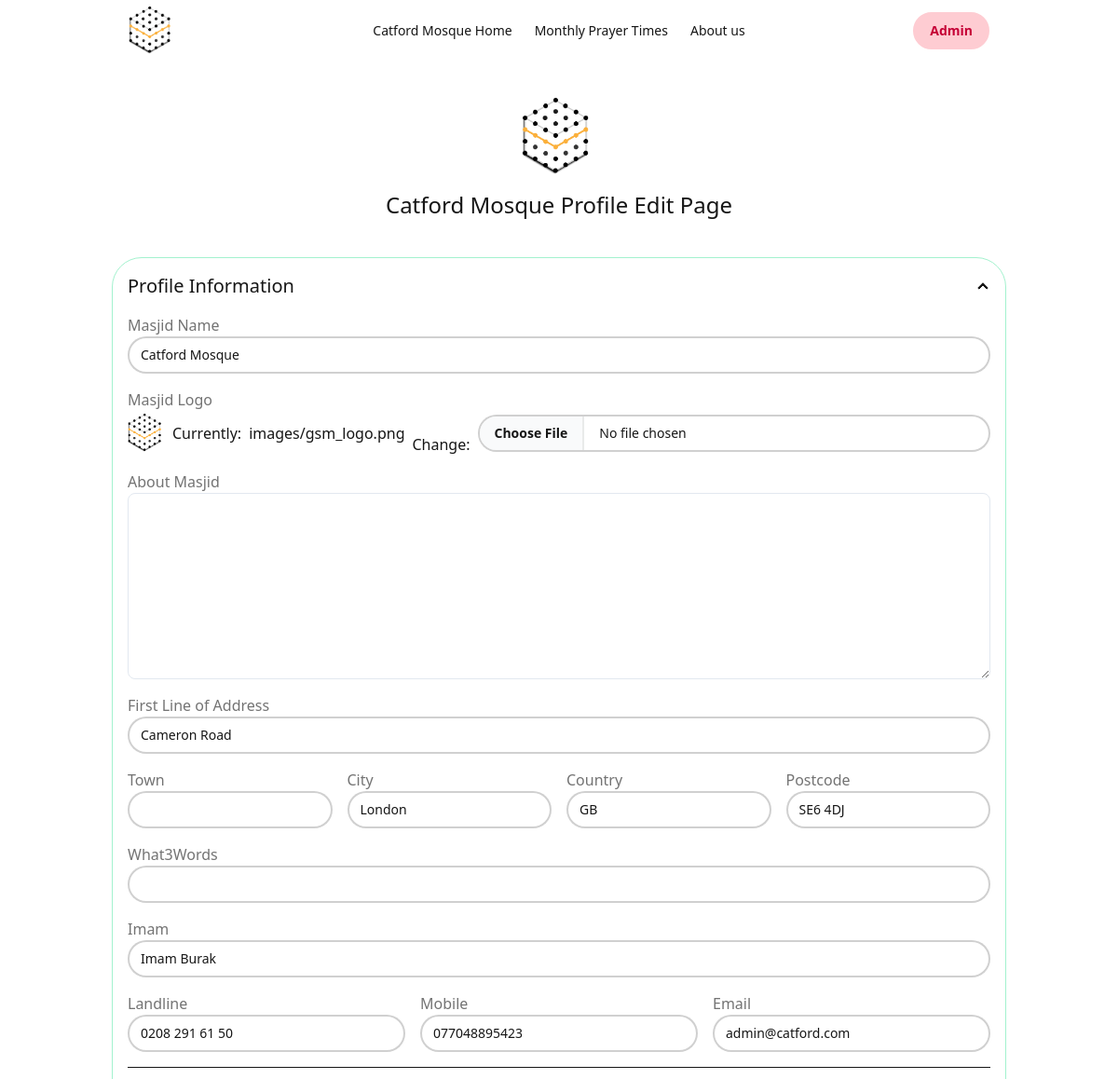
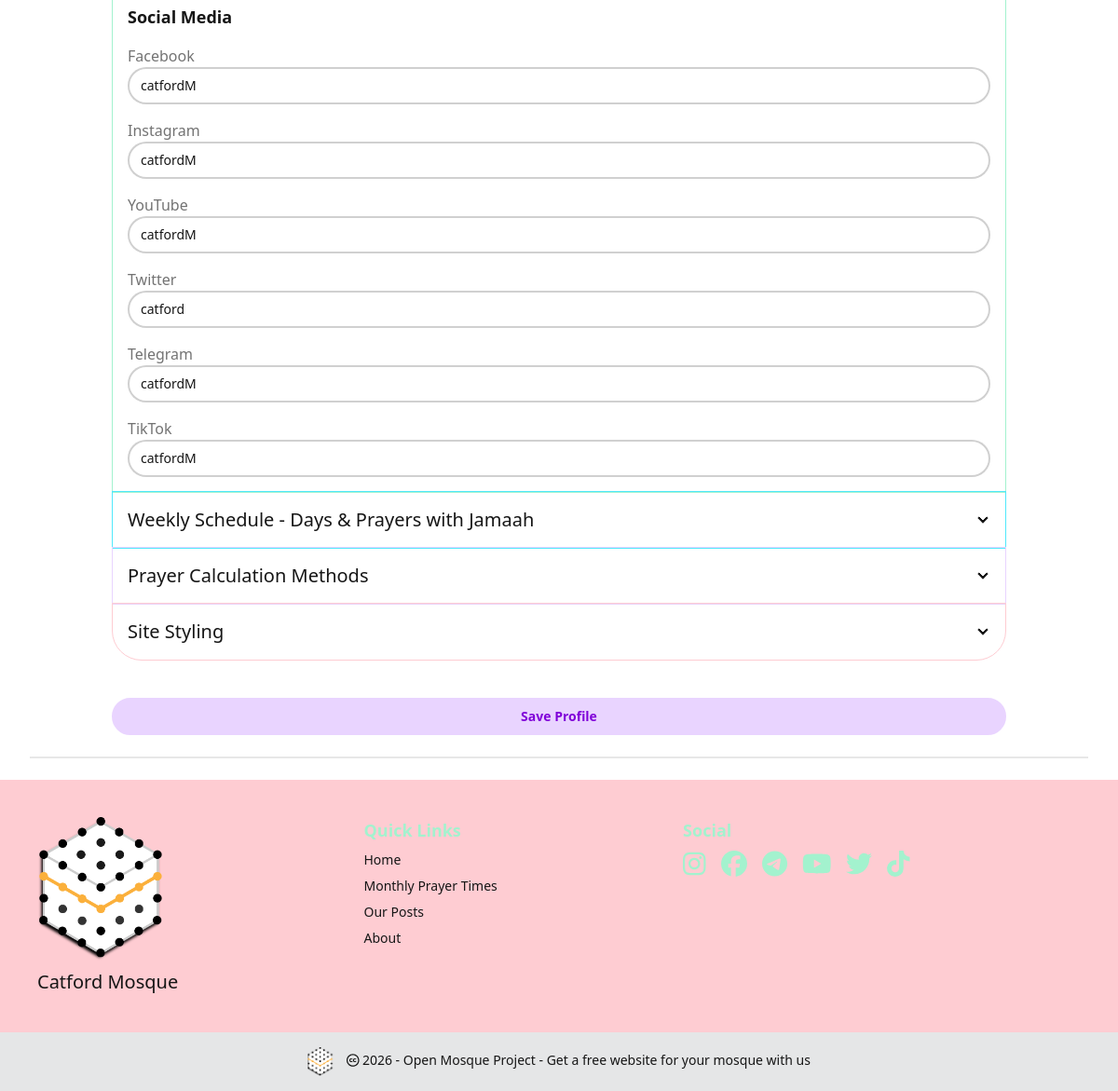
/edit_profile/ (signed in), run on the app's committed database (2 pictures, top to bottom).
### masjidConfig/models.py (models this page shows, shortened)
class CentreProfile(SingletonModel):
    maintenance_mode = models.BooleanField(default=False)
    masjid_Name = models.CharField(trans("Name of mosque"), max_length=255, default='Open Mosque Project')
    masjid_Logo = models.ImageField(upload_to='images/', default='images/gsm_logo.png')
    masjid_Photo = models.ImageField(upload_to='images/', blank=True)
    established = models.DateField(blank=True, null=True)
    about = models.TextField(max_length=2000, blank=True)
    address1 = models.CharField(max_length=255, blank=True)
    town = models.CharField(max_length=255, blank=True)
    city = models.CharField(max_length=255, default='London')
    country = models.CharField(max_length=255, default='GB')
    postcode = models.CharField(max_length=10, blank=True)
    method = models.IntegerField(choices=PRAYER_CALC_CHOICES, default=3)
    shafaq = models.CharField(max_length=10, choices=SHAFAQ_CHOICES, default=GEN)
    school = models.IntegerField(choices=SCHOOL_CHOICES, default=SHAFI)
    latitude = models.DecimalField(max_digits=9, decimal_places=6, default=51.443909)
    longitude = models.DecimalField(max_digits=9, decimal_places=6, default=0.219730)
    weekly_schedule = models.JSONField(default=get_default_schedule, help_text="Schedule of operating days and prayers with jamaah times")
    fajr_jamaah_minutes = models.CharField(max_length=255, choices=FAJR_JAMAAH, blank=True)
    dhuhr_jamaah_minutes = models.CharField(max_length=255, choices=DHUHR_JAMAAH, blank=True)
    asr_jamaah_minutes = models.CharField(max_length=255, choices=ASR_JAMAAH, blank=True)
    maghrib_jamaah_minutes = models.CharField(max_length=255, choices=MAGHRIB_JAMAAH, blank=True)
    isha_jamaah_minutes = models.CharField(max_length=255, choices=ISHA_JAMAAH, blank=True)
    theme_choice = models.CharField(max_length=255, choices=COLOR_CHOICES, default='light')
    facebook = models.CharField(max_length=255, blank=True)
    instagram = models.CharField(max_length=255, blank=True)
    youtube = models.CharField(max_length=255, blank=True)
    telegram = models.CharField(max_length=255, blank=True)
    twitter = models.CharField(max_length=255, blank=True)
    tiktok = models.CharField(max_length=255, blank=True)
    imam = models.CharField(max_length=255, blank=True)
    landline = models.CharField(max_length=255, blank=True)
    mobile = models.CharField(max_length=255, blank=True)
    email = models.CharField(max_length=255, blank=True)
    what3words = models.CharField(max_length=255, blank=True)
    class Meta:
        verbose_name = trans("Site Configuration")
    """
    Adjustments we have not currently added

    Tune - "tune" (string) -
    Comma Separated String of integers to offset timings returned by the API in minutes. Example: 5,3,5,7,9,7. See https://aladhan.com/calculation-methods

    "midnightMode" (number) -
    0 for Standard (Mid Sunset to Sunrise), 1 for Jafari (Mid Sunset to Fajr). If you leave this empty, it defaults to Standard.

    "timezonestring" (string) -
    A valid timezone name as specified on http://php.net/manual/en/timezones.php . Example: Europe/London. If you do not specify this, we'll calcuate it using the co-ordinates you provide.

    "latitudeAdjustmentMethod" (number) -
    Method for adjusting times higher latitudes - for instance, if you are checking timings in the UK or Sweden.
    1 - Middle of the Night
    2 - One Seventh
    3 - Angle Based

    "adjustment" (number) -
    Number of days to adjust hijri date(s). Example: 1 or 2 or -1 or -2
    """

### masjidConfig/views.py (the view)
# urls.py: path('edit_profile/', views.edit_profile, name='edit_profile'),
@login_required
def edit_profile(request):
    masjid = CentreProfile.load()
    if request.method == 'POST':
        user_form = MasjidEditForm(request.POST, request.FILES, instance=masjid)
        if user_form.is_valid():
            user_form.save()
            return HttpResponseRedirect(reverse('masjidConfig:edit_profile'))
    else:
        masjid.refresh_from_db()
        user_form = MasjidEditForm(instance=masjid)
    context = {
        'form':user_form,
        'masjid':masjid,
        }
    return render(request, 'masjidConfig/edit_profile.html', context)

### masjidConfig/templates/masjidConfig/edit_profile.html (shortened to what this page needs)
{% extends 'base.html' %}
{% load static %}
{% load widget_tweaks %}
{% block css %}
  <link href="https://cdn.quilljs.com/1.3.6/quill.snow.css" rel="stylesheet">
{% endblock %}
{% block content %}
<div class="px-4 py-5 my-5 text-center">
  <img class="d-block mx-auto mb-4" src="{{masjid.masjid_Logo.url}}" alt="" width="80" height="80">
  <h1 class="text-2xl">{{masjid.masjid_Name|title}} Profile Edit Page</h1>
</div>
<div class="container">
  <form method="post" enctype="multipart/form-data" class="space-y-4">
    <div class="join join-vertical w-full">
        <div class="collapse collapse-arrow join-item border border-accent">
            <div class="collapse-title text-xl font-medium">
                Profile Information
            </div>
            <div class="collapse-content">
                <div class="space-y-4">
                    <div class="form-control">
                        <label class="label">
                            <span class="label-text">Masjid Name</span>
                        </label>
                        {{ form.masjid_Name|add_class:"input input-bordered w-full" }}
                    </div>
                    <div class="form-control">
                        <label class="label">
                            <span class="label-text">Masjid Logo</span>
                        </label>
                        <div class="flex items-center gap-2">
                            {% if masjid.masjid_Logo %}
                                <img src="{{ masjid.masjid_Logo.url }}" width="40px" alt="Masjid Logo">
                            {% endif %}
                            {{ form.masjid_Logo|add_class:"file-input file-input-bordered w-full" }}
                        </div>
                    </div>
                    <div class="form-control">
                        <label class="label">
                            <span class="label-text">About Masjid</span>
                        </label>
                        <div id="editor" class="quill-editor">{{ form.about.value|safe }}</div>
                    </div>
                    <div class="form-control">
                        <label class="label">
                            <span class="label-text">First Line of Address</span>
                        </label>
                        {{ form.address1|add_class:"input input-bordered w-full" }}
                    </div>
                    <div class="grid grid-cols-2 md:grid-cols-4 gap-4">
                        <div class="form-control">
                            <label class="label">
                                <span class="label-text">Town</span>
                            </label>
                            {{ form.town|add_class:"input input-bordered w-full" }}
                        </div>
                        <div class="form-control">
                            <label class="label">
                                <span class="label-text">City</span>
                            </label>
                            {{ form.city|add_class:"input input-bordered w-full" }}
                        </div>
                        <div class="form-control">
                            <label class="label">
                                <span class="label-text">Country</span>
                            </label>
                            {{ form.country|add_class:"input input-bordered w-full" }}
                        </div>
                        <div class="form-control">
                            <label class="label">
                                <span class="label-text">Postcode</span>
                            </label>
                            {{ form.postcode|add_class:"input input-bordered w-full" }}
                        </div>
                    </div>
                    <div class="form-control">
                        <label class="label">
                            <span class="label-text">What3Words</span>
                        </label>
                        {{ form.what3words|add_class:"input input-bordered w-full" }}
                    </div>
                    <div class="form-control">
                        <label class="label">
                            <span class="label-text">Imam</span>
                        </label>
                        {{ form.imam|add_class:"input input-bordered w-full" }}
                    </div>
                    <div class="grid grid-cols-1 md:grid-cols-3 gap-4">
                        <div class="form-control">
                            <label class="label">
                                <span class="label-text">Landline</span>
                            </label>
                            {{ form.landline|add_class:"input input-bordered w-full" }}
                        </div>
                        <div class="form-control">
                            <label class="label">
                                <span class="label-text">Mobile</span>
                            </label>
                            {{ form.mobile|add_class:"input input-bordered w-full" }}
                        </div>
                        <div class="form-control">
                            <label class="label">
                                <span class="label-text">Email</span>
                            </label>
                            {{ form.email|add_class:"input input-bordered w-full" }}
                        </div>
                    </div>
                    <hr class="my-4">
                    <h2 class="text-lg font-semibold">Social Media</h2>
                    <div class="space-y-4">
                        <div class="form-control">
                            <label class="label">
                                <span class="label-text">Facebook</span>
                            </label>
                            {{ form.facebook|add_class:"input input-bordered w-full" }}
                        </div>
                        <div class="form-control">
                            <label class="label">
                                <span class="label-text">Instagram</span>
                            </label>
                            {{ form.instagram|add_class:"input input-bordered w-full" }}
                        </div>
                        <div class="form-control">
                            <label class="label">
                                <span class="label-text">YouTube</span>
                            </label>
                            {{ form.youtube|add_class:"input input-bordered w-full" }}
                        </div>
                        <div class="form-control">
                            <label class="label">
                                <span class="label-text">Twitter</span>
                            </label>
                            {{ form.twitter|add_class:"input input-bordered w-full" }}
                        </div>
                        <div class="form-control">
                            <label class="label">
                                <span class="label-text">Telegram</span>
                            </label>
                            {{ form.telegram|add_class:"input input-bordered w-full" }}
                        </div>
                        <div class="form-control">
                            <label class="label">
                                <span class="label-text">TikTok</span>
                            </label>
                            {{ form.tiktok|add_class:"input input-bordered w-full" }}
                        </div>
                    </div>
                </div>
            </div>
        </div>
        <div class="collapse collapse-arrow join-item border border-info">
            <div class="collapse-title text-xl font-medium">
                Weekly Schedule - Days & Prayers with Jamaah
            </div>
        </div>
        <div class="collapse collapse-arrow join-item border border-primary">
            <div class="collapse-title text-xl font-medium">
                Prayer Calculation Methods
            </div>
        </div>
        <div class="collapse collapse-arrow join-item border border-secondary">
            <div class="collapse-title text-xl font-medium">
                Site Styling
            </div>
        </div>
    </div>
    <div class="mt-6">
        <input type="submit" value="Save Profile" class="btn btn-primary w-full">
    </div>
</form>
</div>
{% endblock %}

### templates/base.html (shortened to what this page needs)
{% load static %}
{% load masjid_tags %}
{% get_masjid as masjid_base %}
<html
  {% if masjid_base.theme_choice %}
    data-theme="{{ masjid_base.theme_choice }}"
  {% else %}
    data-theme="light"
  {% endif %}>
    <head>
      <link href="https://cdn.jsdelivr.net/npm/daisyui@5.0.0-beta.8/daisyui.css" rel="stylesheet" type="text/css" />
      <link href="https://cdn.jsdelivr.net/npm/daisyui@5.0.0-beta.8/themes.css" rel="stylesheet" type="text/css" />
      <script src="https://cdn.jsdelivr.net/npm/@tailwindcss/browser@4"></script>
      {% block css %}{% endblock css %}
      <link rel="stylesheet" href="{% static 'css/style.css' %}">
    </head>
    <body class="{% block bodyclass %}{% endblock bodyclass %}" hx-headers='{"X-CSRFToken": "{{ csrf_token }}"}'>
        <div class="navbar bg-base-100 container mx-auto px-0 md:px-4 lg:px-8">
          <div class="navbar-start">
            <a class="btn btn-ghost text-xl" href="{% url 'posts:home' %}">
              <img src="{{masjid_base.masjid_Logo.url}}" alt="" width="50" height="50">
            </a>
          </div>
          <div class="navbar-center hidden lg:flex">
            <ul class="menu menu-horizontal px-1">
              {% include 'nav_bar_links.html' %}
            </ul>
          </div>
          <div class="navbar-end">
            {% if user.is_authenticated %}
            <div class="dropdown dropdown-end">
              <div tabindex="0" role="button" class="btn btn-ghost">
                <button type="button" class="btn btn-secondary" >Admin</button>
              </div>
          </div>
          {% else %}
            <form class="d-flex">
              <a href="{% url 'login' %}" class="btn btn-primary">Login</a>
            </form>
          {% endif %}
          </div>
        </div>
          <div class="container mx-auto px-0 md:px-4 lg:px-8">{% block content %} {% endblock content %}</div>
          <div class="divider px-8"></div>
          <div class="bg-base-300">
            {% include 'footer.html' %}
          </div>
    </body>
</html>

### templates/nav_bar_links.html
<li class="">
    <a class="" href="{% url 'posts:home' %}">{{masjid_base.masjid_Name}} Home</a>
</li>
<li class="">
    <a class="" href="{% url 'posts:month_view'%}">Monthly Prayer Times</a>
</li>
<li class="">
    <a class="" href="{% url 'masjidConfig:about' %}">About us</a>
</li>

### templates/footer.html (shortened to what this page needs)
{% load static %}
<footer class="footer sm:footer-horizontal bg-secondary p-10">
  <aside>
  <img src="{{masjid_base.masjid_Logo.url}}" alt="mosque logo" width="150">
    <p>
      <span class="text-xl">{{ masjid_base.masjid_Name }}</span>
      <br />
    </p>
  </aside>
  <nav>
    <h6 class="text-lg font-bold text-accent">Quick Links</h6>
    <a href="{% url 'posts:home' %}" class="link link-hover">Home</a>
    <a href="{% url 'posts:month_view'%}" class="link link-hover">Monthly Prayer Times</a>
    <a href="{% url 'posts:post_list'%}" class="link link-hover">Our Posts</a>
    <a href="{% url 'masjidConfig:about' %}" class="link link-hover">About</a>
  </nav>
  <nav>
    <h6 class="text-lg font-bold text-accent text-accent">Social</h6>
    <div class="grid grid-flow-col gap-4">
      {% include 'social_media_icons.html' %}
    </div>
  </nav>
</footer>
<footer class="footer sm:footer-horizontal footer-center bg-base-300 text-base-content p-4">
  <aside>
    <p>
      <a href="https://openmosqueproject.com/" class="mb-3 me-2 mb-md-0 text-muted text-decoration-none lh-1">
        <img class="inline-block" src="{% static 'images/gsm_logo.png' %}" alt="" width="30" height="30">
      </a>
      <i class="fa-brands fa-creative-commons"></i>
      {% now "Y" %} - Open Mosque Project - <a href="https://openmosqueproject.com/">Get a free website for your mosque with us</a>
    </p>
  </aside>
</footer>

### data on the page
CentreProfile: masjid_Logo (picture), masjid_Name "Catford Mosque", address1 "Cameron Road", city "London", country "GB", postcode "SE6 4DJ", imam "Imam Burak", landline "0208 291 61 50", mobile "077048895423", email "admin@catford.com", facebook "catfordM", instagram "catfordM", youtube "catfordM", twitter "catford", telegram "catfordM", tiktok "catfordM"
